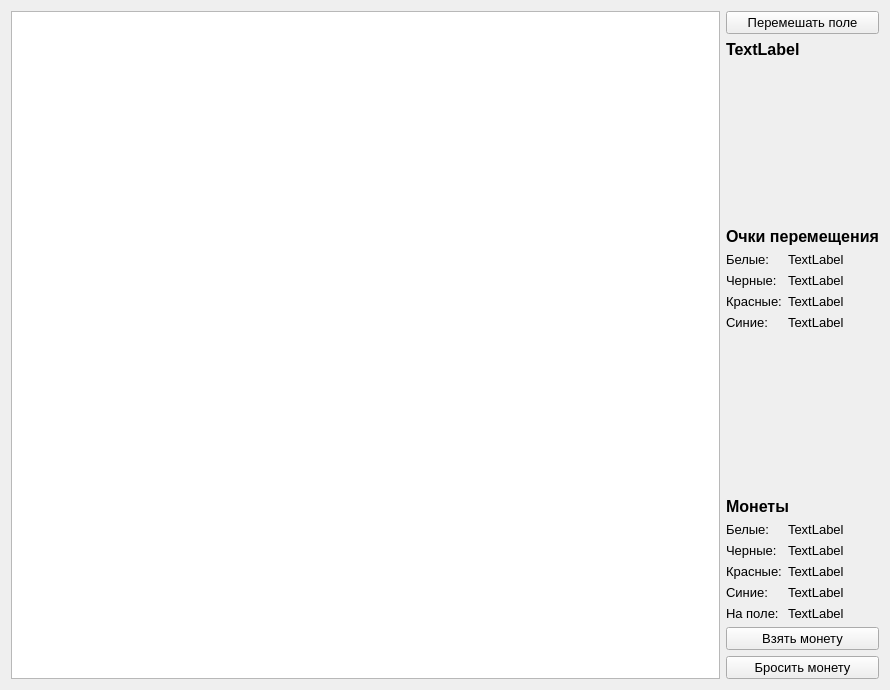
<?xml version="1.0" encoding="UTF-8"?>
<ui version="4.0">
 <class>Game</class>
 <widget class="QWidget" name="Game">
  <property name="geometry">
   <rect>
    <x>0</x>
    <y>0</y>
    <width>890</width>
    <height>690</height>
   </rect>
  </property>
  <property name="windowTitle">
   <string>Form</string>
  </property>
  <layout class="QHBoxLayout" name="horizontalLayout">
   <item>
    <widget class="QGraphicsView" name="graphicsView"/>
   </item>
   <item>
    <layout class="QVBoxLayout" name="verticalLayout">
     <item>
      <widget class="QPushButton" name="shuffleBtn">
       <property name="font">
        <font>
         <pointsize>10</pointsize>
        </font>
       </property>
       <property name="text">
        <string>Перемешать поле</string>
       </property>
       <property name="checkable">
        <bool>false</bool>
       </property>
       <property name="autoDefault">
        <bool>false</bool>
       </property>
       <property name="default">
        <bool>false</bool>
       </property>
       <property name="flat">
        <bool>false</bool>
       </property>
      </widget>
     </item>
     <item>
      <widget class="QLabel" name="turnLbl">
       <property name="font">
        <font>
         <pointsize>12</pointsize>
         <weight>75</weight>
         <bold>true</bold>
        </font>
       </property>
       <property name="text">
        <string>TextLabel</string>
       </property>
      </widget>
     </item>
     <item>
      <spacer name="verticalSpacer_2">
       <property name="orientation">
        <enum>Qt::Vertical</enum>
       </property>
       <property name="sizeHint" stdset="0">
        <size>
         <width>20</width>
         <height>40</height>
        </size>
       </property>
      </spacer>
     </item>
     <item>
      <widget class="QLabel" name="movePointsLbl">
       <property name="font">
        <font>
         <pointsize>12</pointsize>
         <weight>75</weight>
         <bold>true</bold>
        </font>
       </property>
       <property name="text">
        <string>Очки перемещения</string>
       </property>
      </widget>
     </item>
     <item>
      <layout class="QFormLayout" name="formLayout">
       <item row="0" column="0">
        <widget class="QLabel" name="label">
         <property name="font">
          <font>
           <pointsize>10</pointsize>
          </font>
         </property>
         <property name="text">
          <string>Белые:</string>
         </property>
        </widget>
       </item>
       <item row="0" column="1">
        <widget class="QLabel" name="whitePiratesLabel">
         <property name="font">
          <font>
           <pointsize>10</pointsize>
          </font>
         </property>
         <property name="text">
          <string>TextLabel</string>
         </property>
        </widget>
       </item>
       <item row="1" column="0">
        <widget class="QLabel" name="label_2">
         <property name="font">
          <font>
           <pointsize>10</pointsize>
          </font>
         </property>
         <property name="text">
          <string>Черные:</string>
         </property>
        </widget>
       </item>
       <item row="1" column="1">
        <widget class="QLabel" name="blackPiratesLabel">
         <property name="font">
          <font>
           <pointsize>10</pointsize>
          </font>
         </property>
         <property name="text">
          <string>TextLabel</string>
         </property>
        </widget>
       </item>
       <item row="2" column="0">
        <widget class="QLabel" name="label_3">
         <property name="font">
          <font>
           <pointsize>10</pointsize>
          </font>
         </property>
         <property name="text">
          <string>Красные:</string>
         </property>
        </widget>
       </item>
       <item row="2" column="1">
        <widget class="QLabel" name="redPiratesLabel">
         <property name="font">
          <font>
           <pointsize>10</pointsize>
          </font>
         </property>
         <property name="text">
          <string>TextLabel</string>
         </property>
        </widget>
       </item>
       <item row="3" column="0">
        <widget class="QLabel" name="label_4">
         <property name="font">
          <font>
           <pointsize>10</pointsize>
          </font>
         </property>
         <property name="text">
          <string>Синие:</string>
         </property>
        </widget>
       </item>
       <item row="3" column="1">
        <widget class="QLabel" name="bluePiratesLabel">
         <property name="font">
          <font>
           <pointsize>10</pointsize>
          </font>
         </property>
         <property name="text">
          <string>TextLabel</string>
         </property>
        </widget>
       </item>
      </layout>
     </item>
     <item>
      <spacer name="verticalSpacer">
       <property name="orientation">
        <enum>Qt::Vertical</enum>
       </property>
       <property name="sizeHint" stdset="0">
        <size>
         <width>20</width>
         <height>40</height>
        </size>
       </property>
      </spacer>
     </item>
     <item>
      <widget class="QLabel" name="label_5">
       <property name="font">
        <font>
         <pointsize>12</pointsize>
         <weight>75</weight>
         <bold>true</bold>
        </font>
       </property>
       <property name="text">
        <string>Монеты</string>
       </property>
      </widget>
     </item>
     <item>
      <layout class="QFormLayout" name="formLayout_2">
       <item row="0" column="0">
        <widget class="QLabel" name="label_6">
         <property name="font">
          <font>
           <pointsize>10</pointsize>
          </font>
         </property>
         <property name="text">
          <string>Белые:</string>
         </property>
        </widget>
       </item>
       <item row="0" column="1">
        <widget class="QLabel" name="whiteCoinsLbl">
         <property name="font">
          <font>
           <pointsize>10</pointsize>
          </font>
         </property>
         <property name="text">
          <string>TextLabel</string>
         </property>
        </widget>
       </item>
       <item row="1" column="1">
        <widget class="QLabel" name="blackCoinsLbl">
         <property name="font">
          <font>
           <pointsize>10</pointsize>
          </font>
         </property>
         <property name="text">
          <string>TextLabel</string>
         </property>
        </widget>
       </item>
       <item row="2" column="0">
        <widget class="QLabel" name="label_7">
         <property name="font">
          <font>
           <pointsize>10</pointsize>
          </font>
         </property>
         <property name="text">
          <string>Красные:</string>
         </property>
        </widget>
       </item>
       <item row="2" column="1">
        <widget class="QLabel" name="redCoinsLbl">
         <property name="font">
          <font>
           <pointsize>10</pointsize>
          </font>
         </property>
         <property name="text">
          <string>TextLabel</string>
         </property>
        </widget>
       </item>
       <item row="3" column="0">
        <widget class="QLabel" name="label_8">
         <property name="font">
          <font>
           <pointsize>10</pointsize>
          </font>
         </property>
         <property name="text">
          <string>Синие:</string>
         </property>
        </widget>
       </item>
       <item row="3" column="1">
        <widget class="QLabel" name="blueCoinsLbl">
         <property name="font">
          <font>
           <pointsize>10</pointsize>
          </font>
         </property>
         <property name="text">
          <string>TextLabel</string>
         </property>
        </widget>
       </item>
       <item row="1" column="0">
        <widget class="QLabel" name="label_9">
         <property name="font">
          <font>
           <pointsize>10</pointsize>
          </font>
         </property>
         <property name="text">
          <string>Черные:</string>
         </property>
        </widget>
       </item>
       <item row="4" column="0">
        <widget class="QLabel" name="label_10">
         <property name="font">
          <font>
           <pointsize>10</pointsize>
          </font>
         </property>
         <property name="text">
          <string>На поле:</string>
         </property>
        </widget>
       </item>
       <item row="4" column="1">
        <widget class="QLabel" name="totalCoinsLbl">
         <property name="font">
          <font>
           <pointsize>10</pointsize>
          </font>
         </property>
         <property name="text">
          <string>TextLabel</string>
         </property>
        </widget>
       </item>
      </layout>
     </item>
     <item>
      <widget class="QPushButton" name="pickUpCoinButton">
       <property name="font">
        <font>
         <pointsize>10</pointsize>
        </font>
       </property>
       <property name="text">
        <string>Взять монету</string>
       </property>
       <property name="shortcut">
        <string notr="true">C</string>
       </property>
      </widget>
     </item>
     <item>
      <widget class="QPushButton" name="dropCoinButton">
       <property name="font">
        <font>
         <pointsize>10</pointsize>
        </font>
       </property>
       <property name="text">
        <string>Бросить монету</string>
       </property>
       <property name="shortcut">
        <string>D</string>
       </property>
      </widget>
     </item>
    </layout>
   </item>
  </layout>
 </widget>
 <resources/>
 <connections/>
</ui>
